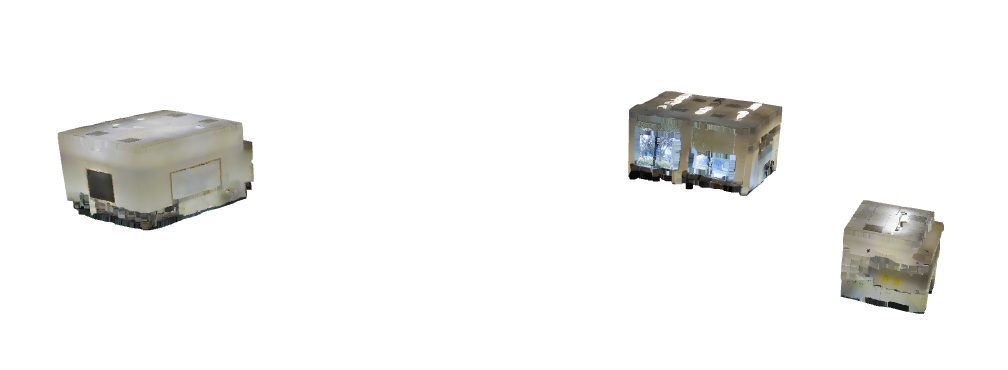
#> input picture fin_morphodynamics/src/s3dis_dataset_visualization/imgs/conf12copy.png, 1008 x 370 px
$ python -i full_focus.py   (imports and definitions only)   (older library calls are emulated)
#> lines starting #> are read from the running program, lines starting #| are printed output that depends on the picture
#> further down, picture is the input picture: shape (370, 1008, 3); mean B, G, R 241.4, 242.5, 242.5
import numpy as np
import cv2

def doLap(image):

    # YOU SHOULD TUNE THESE VALUES TO SUIT YOUR NEEDS
    kernel_size = 5  # Size of the laplacian window
    blur_size = 5  # How big of a kernal to use for the gaussian blur
    # Generally, keeping these two values the same or very close works well
    # Also, odd numbers, please...

    blurred = cv2.GaussianBlur(image, (blur_size, blur_size), 0)
    return cv2.Laplacian(blurred, cv2.CV_64F, ksize=kernel_size)


#
#   This routine finds the points of best focus in all images and produces a merged result...
#
def focus_stack(images):
    # print
    # "Computing the laplacian of the blurred images"
    laps = []
    for i in range(len(images)):
        # print
        # "Lap {}".format(i)
        laps.append(doLap(images[i]))
#> after the loop, laps = 370 items

    laps = np.asarray(laps)
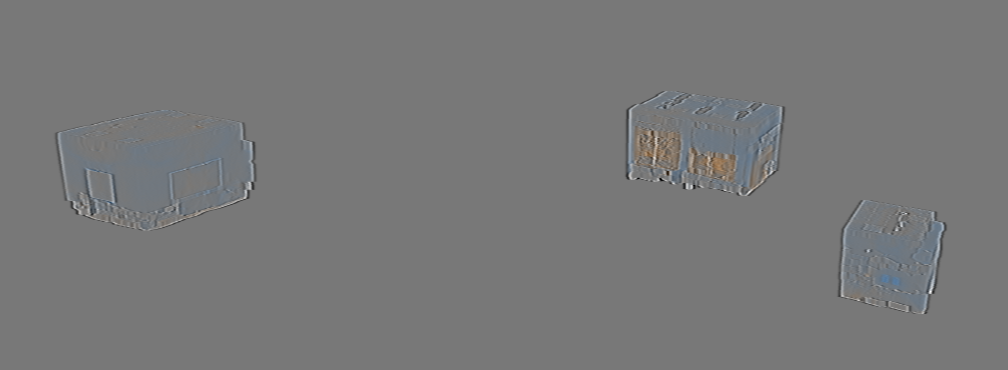
#> laps: shape (370, 1008, 3) float64; mean of channels 0, 1, 2 9, 0, -9; drawn with min black and max white
    # print
    # "Shape of array of laplacians = {}".format(laps.shape)

    output = np.zeros(shape=images[0].shape, dtype=images[0].dtype)

    abs_laps = np.absolute(laps)
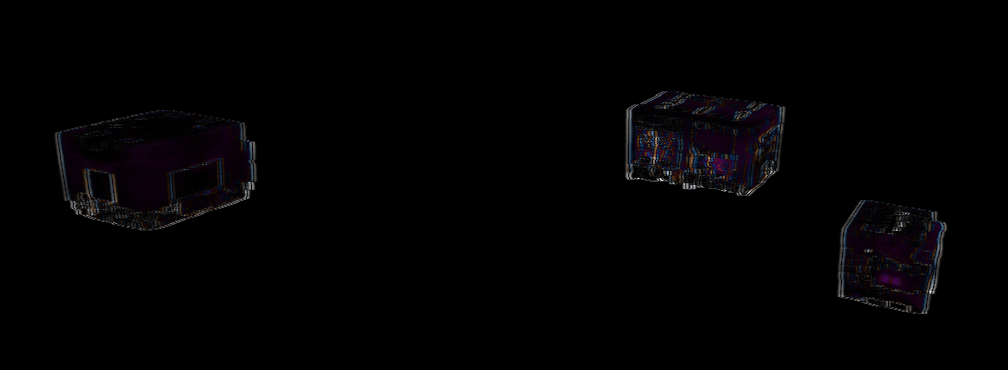
#> abs_laps: shape (370, 1008, 3) float64; mean of channels 0, 1, 2 32.1, 22.7, 30.2; drawn with min black and max white
    maxima = abs_laps.max(axis=0)
#> maxima = 1008 rows, first 8: [0, 0, 0], [0, 0, 0], [0, 0, 0], [0, 0, 0], [0, 0, 0], [0, 0, 0], [0, 0, 0], [0, 0, 0]
    bool_mask = abs_laps == maxima
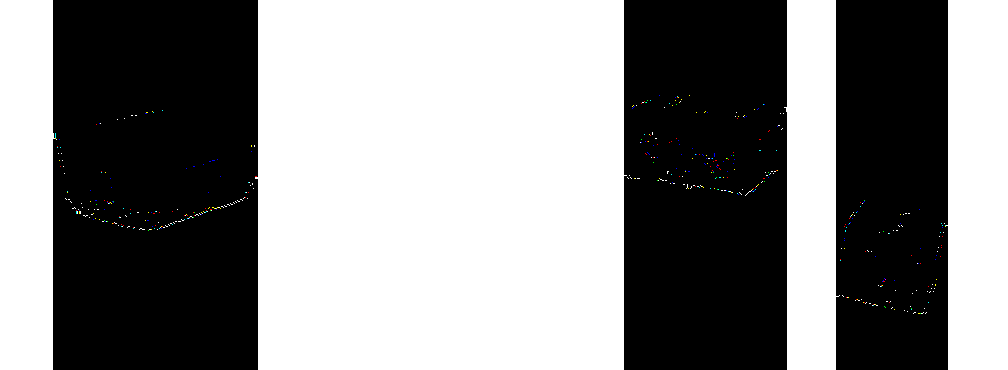
#> bool_mask: shape (370, 1008, 3) bool; mean of channels 0, 1, 2 0.525, 0.525, 0.525; drawn as B, G, R
    mask = bool_mask.astype(np.uint8)
    for i in range(0, len(images)):
        output = cv2.bitwise_not(images[i], output, mask=mask[i])

    return 255 - output

>>> import cv2
>>> picture = cv2.imread('../fin_morphodynamics/src/s3dis_dataset_visualization/imgs/conf12copy.png')
>>> result = focus_stack(picture)
#> result = 1008 rows, first 8: [255, 255, 255], [255, 255, 255], [255, 255, 255], [255, 255, 255], [255, 255, 255], [255, 255, 255], [255, 255, 255], [255, 255, 255]

$ run again, on fin_morphodynamics/src/s3dis_dataset_visualization/imgs/conf_door.png
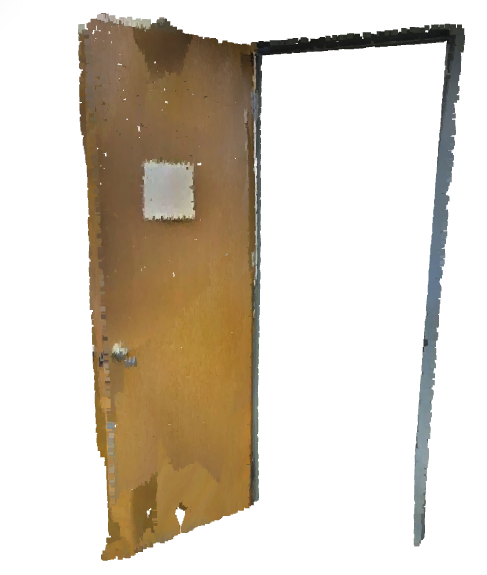
#> input picture fin_morphodynamics/src/s3dis_dataset_visualization/imgs/conf_door.png, 487 x 575 px
#> picture is the input picture: shape (575, 487, 3); mean B, G, R 192.3, 205.5, 214.8
#> after the loop in focus_stack, `for i in range(len(images)):`: laps = 575 items
#> in focus_stack, `abs_laps = np.absolute(laps)`:
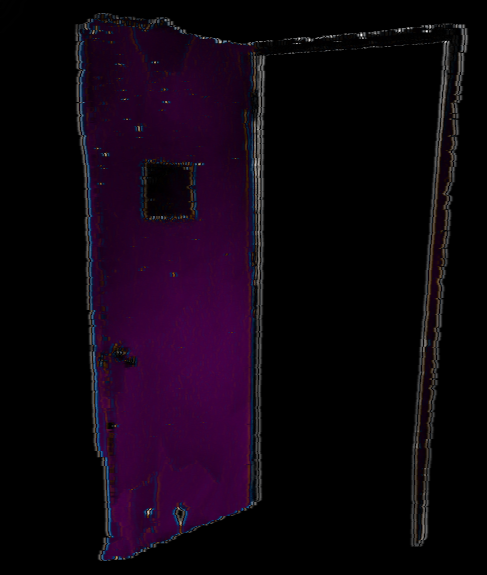
#> abs_laps: shape (575, 487, 3) float64; mean of channels 0, 1, 2 235.4, 65.4, 229.9; drawn with min black and max white
#> maxima = 487 rows, first 8: [32, 32, 32], [16, 16, 16], [16, 16, 16], [16, 16, 16], [16, 16, 16], [16, 16, 16], [16, 16, 16], [16, 16, 16]
#> in focus_stack, `bool_mask = abs_laps == maxima`:
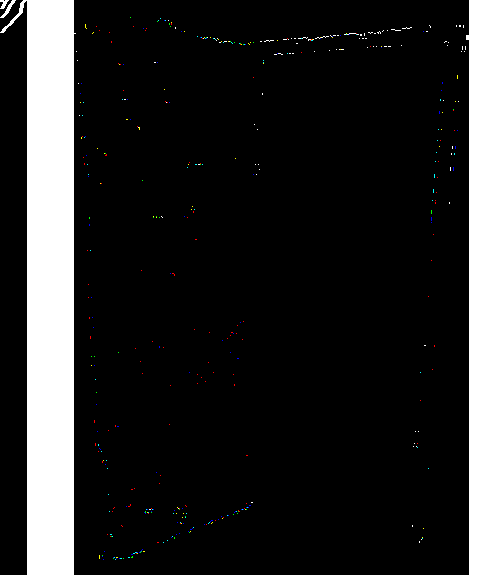
#> bool_mask: shape (575, 487, 3) bool; mean of channels 0, 1, 2 0.136, 0.136, 0.136; drawn as B, G, R
#> after the loop in focus_stack, `for i in range(0, len(images)):`: output = 487 rows, first 8: [1, 1, 1], [1, 1, 1], [0, 0, 0], [0, 0, 0], [0, 0, 0], [0, 0, 0], [0, 0, 0], [0, 0, 0]
#> result = 487 rows, first 8: [254, 254, 254], [254, 254, 254], [255, 255, 255], [255, 255, 255], [255, 255, 255], [255, 255, 255], [255, 255, 255], [255, 255, 255]

$ run again, on fin_morphodynamics/src/s3dis_dataset_visualization/imgs/conf_door_chair_board.png
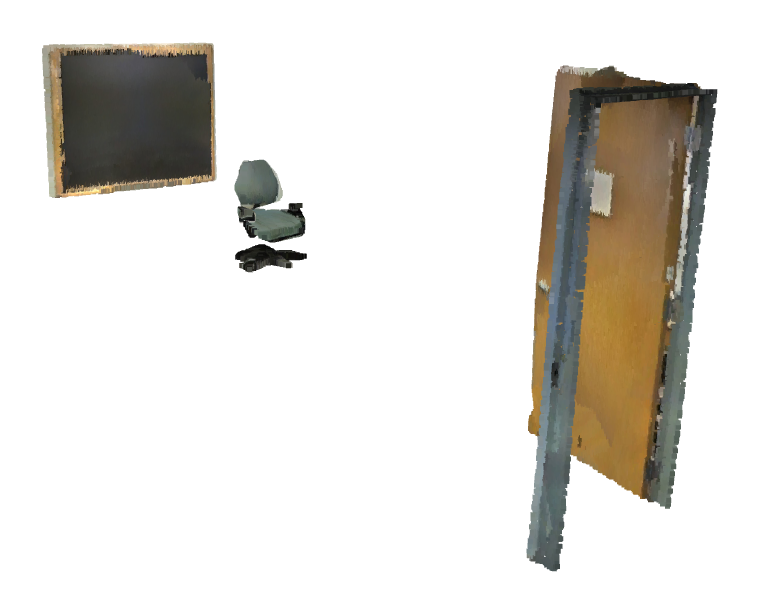
#> input picture fin_morphodynamics/src/s3dis_dataset_visualization/imgs/conf_door_chair_board.png, 780 x 592 px
#> picture is the input picture: shape (592, 780, 3); mean B, G, R 217.5, 222.3, 224.9
#> after the loop in focus_stack, `for i in range(len(images)):`: laps = 592 items
#> in focus_stack, `abs_laps = np.absolute(laps)`:
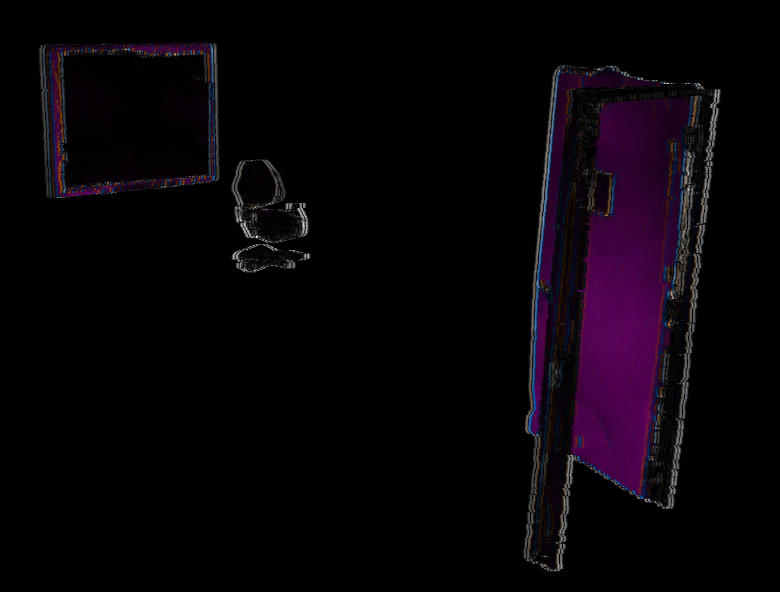
#> abs_laps: shape (592, 780, 3) float64; mean of channels 0, 1, 2 93.5, 37.4, 91.1; drawn with min black and max white
#> maxima = 780 rows, first 8: [0, 0, 0], [0, 0, 0], [0, 0, 0], [0, 0, 0], [0, 0, 0], [0, 0, 0], [0, 0, 0], [0, 0, 0]
#> in focus_stack, `bool_mask = abs_laps == maxima`:
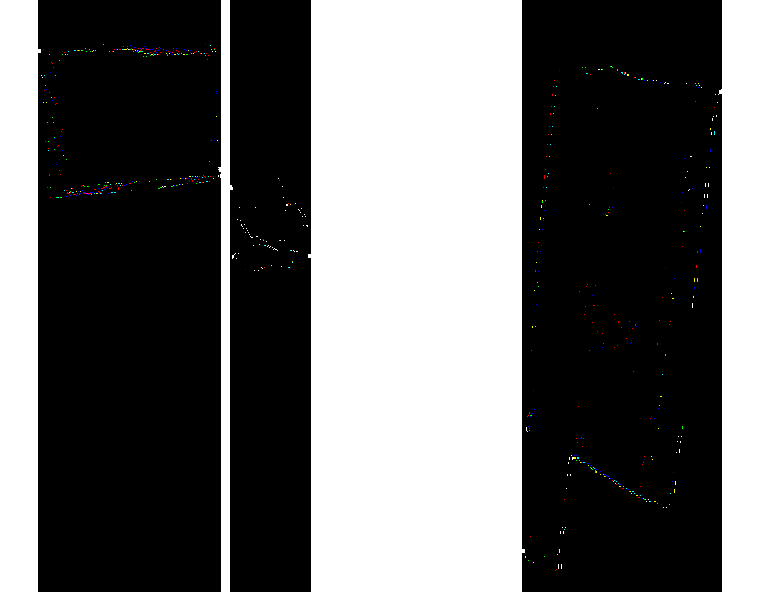
#> bool_mask: shape (592, 780, 3) bool; mean of channels 0, 1, 2 0.406, 0.407, 0.407; drawn as B, G, R
#> result = 780 rows, first 8: [255, 255, 255], [255, 255, 255], [255, 255, 255], [255, 255, 255], [255, 255, 255], [255, 255, 255], [255, 255, 255], [255, 255, 255]
